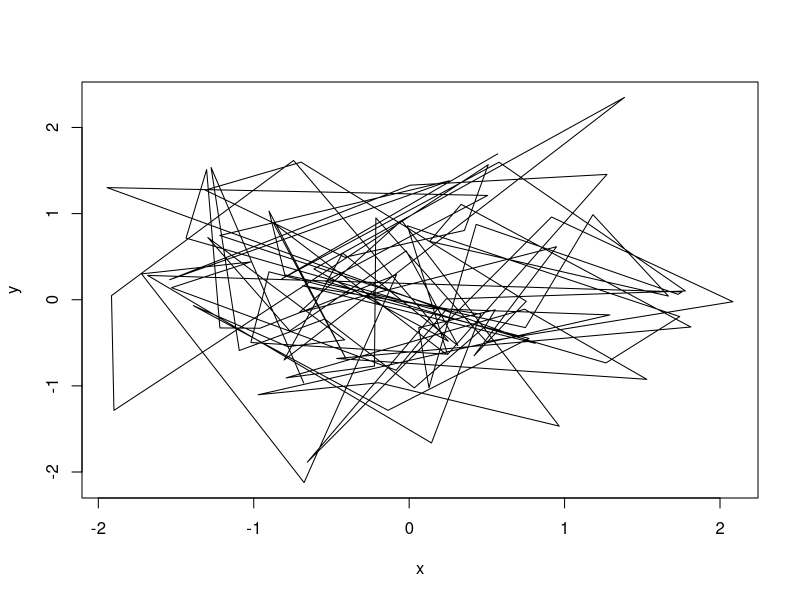

This figure's R source:
## ---- chunk 1

x <- rnorm(100)
y <- rnorm(100)
print(mean(x))
print(mean(y))
plot(x, y, type="l")

